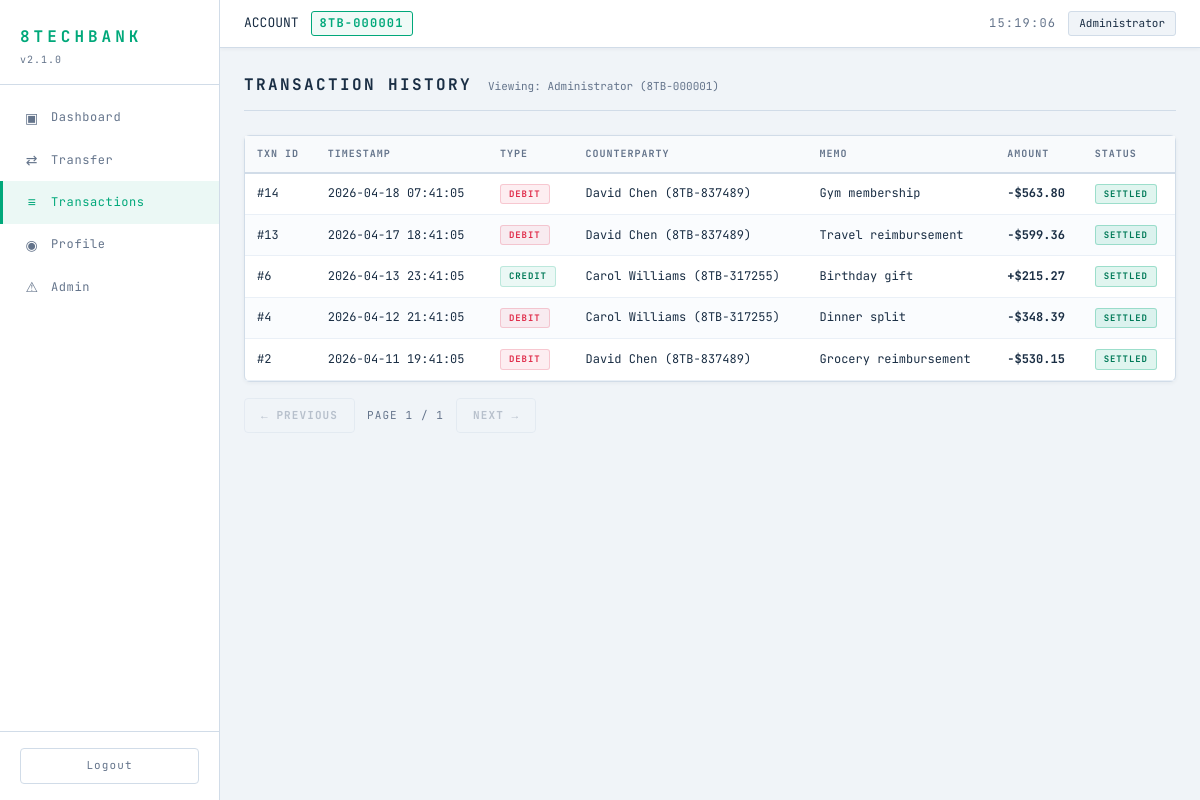
Page /transactions (signed in) on the earlier database version.
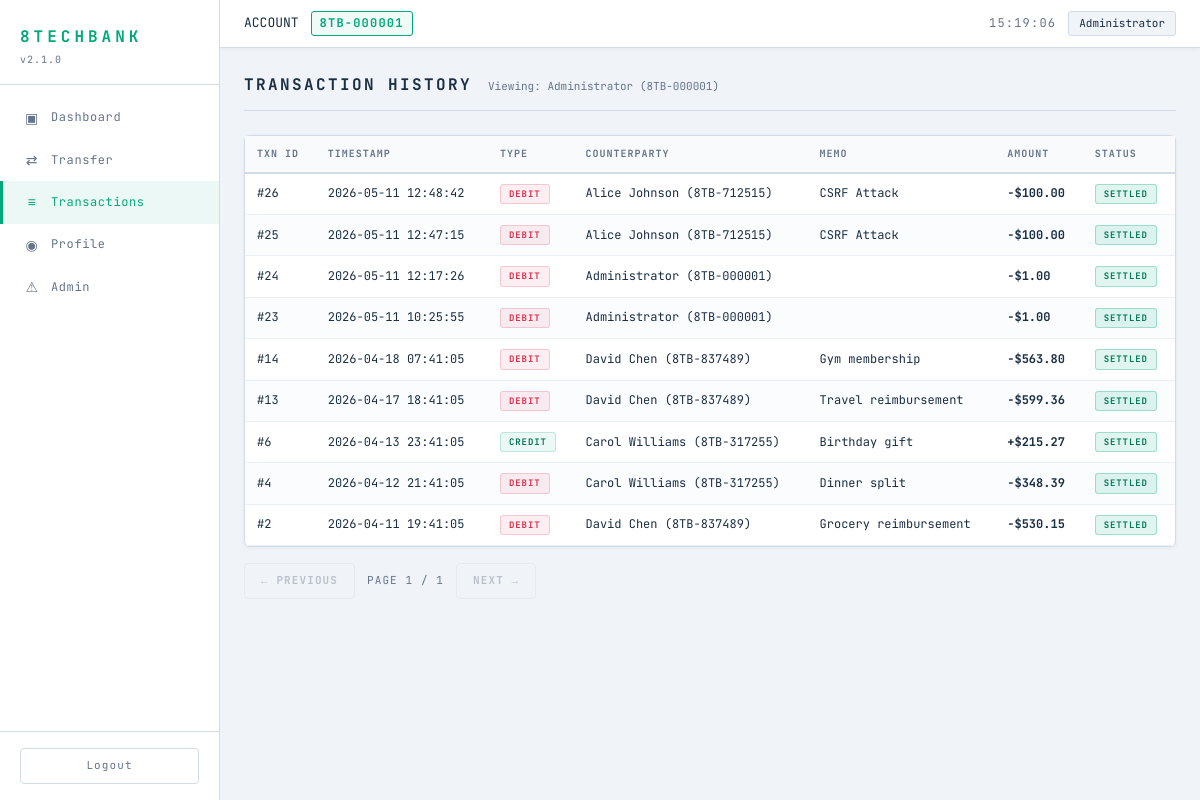
Same page on the later database version.
### tables this page shows
CREATE TABLE users (
    id INTEGER PRIMARY KEY AUTOINCREMENT,
    username TEXT NOT NULL UNIQUE,
    email TEXT NOT NULL UNIQUE,
    password TEXT NOT NULL,
    display_name TEXT NOT NULL,
    account_number TEXT NOT NULL UNIQUE,
    balance REAL NOT NULL DEFAULT 1000.00,
    role TEXT NOT NULL DEFAULT 'user',
    created_at TIMESTAMP DEFAULT CURRENT_TIMESTAMP
);

CREATE TABLE transactions (
    id INTEGER PRIMARY KEY AUTOINCREMENT,
    sender_id INTEGER NOT NULL,
    receiver_id INTEGER NOT NULL,
    amount REAL NOT NULL,
    memo TEXT DEFAULT '',
    timestamp TIMESTAMP DEFAULT CURRENT_TIMESTAMP,
    FOREIGN KEY (sender_id) REFERENCES users(id),
    FOREIGN KEY (receiver_id) REFERENCES users(id)
);

### routes/transactions.py (the view)
@transactions_bp.route('/transactions')
def transactions():
    if 'user_id' not in session:
        return redirect(url_for('auth.login'))
    user_id = request.args.get('user_id', session['user_id'])
    page = int(request.args.get('page', 1))
    offset = (page - 1) * PER_PAGE
    txns = raw_query(
        "SELECT t.*, "
        "s.display_name AS sender_name, s.account_number AS sender_acct, "
        "r.display_name AS receiver_name, r.account_number AS receiver_acct "
        "FROM transactions t "
        "JOIN users s ON t.sender_id = s.id "
        "JOIN users r ON t.receiver_id = r.id "
        "WHERE t.sender_id=" + str(user_id) + " OR t.receiver_id=" + str(user_id) + " "
        "ORDER BY t.timestamp DESC "
        "LIMIT " + str(PER_PAGE) + " OFFSET " + str(offset)
    )
    count_row = raw_query(
        "SELECT COUNT(*) as cnt FROM transactions "
        "WHERE sender_id=" + str(user_id) + " OR receiver_id=" + str(user_id),
        fetchone=True
    )
    total = count_row['cnt'] if count_row else 0
    total_pages = max(1, (total + PER_PAGE - 1) // PER_PAGE)
    viewed_user = raw_query("SELECT * FROM users WHERE id=" + str(user_id), fetchone=True)
    return render_template(
        'transactions.html',
        transactions=txns,
        page=page,
        total_pages=total_pages,
        user_id=user_id,
        viewed_user=viewed_user,
        session_user_id=session['user_id']
    )

### database.py (called while the page is built)
def get_db():
    conn = sqlite3.connect(DATABASE_PATH)
    conn.row_factory = sqlite3.Row
    return conn

def raw_query(sql, fetchone=False):
    conn = get_db()
    try:
        if isinstance(sql, (list, tuple)) and len(sql) == 2:
            sql_text, params = sql
            cur = conn.execute(sql_text, params)
        else:
            cur = conn.execute(sql)
        conn.commit()
        if fetchone:
            return cur.fetchone()
        return cur.fetchall()
    finally:
        conn.close()

### templates/transactions.html (shortened to what this page needs)
{% extends "base.html" %}
{% block content %}
<div class="page-header">
    <h2 class="page-title">TRANSACTION HISTORY</h2>
    <span class="page-subtitle">
        {% if viewed_user %}
            Viewing: {{ viewed_user.display_name }} ({{ viewed_user.account_number }})
        {% endif %}
    </span>
</div>
<div class="card">
    <table class="data-table">
        <thead>
            <tr>
                <th>TXN ID</th>
                <th>TIMESTAMP</th>
                <th>TYPE</th>
                <th>COUNTERPARTY</th>
                <th>MEMO</th>
                <th>AMOUNT</th>
                <th>STATUS</th>
            </tr>
        </thead>
        <tbody>
            {% for txn in transactions %}
            <tr>
                <td class="mono">#{{ txn.id }}</td>
                <td class="muted">{{ txn.timestamp }}</td>
                <td>
                    {% if txn.sender_id == user_id|int %}
                        <span class="badge badge-out">DEBIT</span>
                    {% else %}
                        <span class="badge badge-in">CREDIT</span>
                    {% endif %}
                </td>
                <td>
                    {% if txn.sender_id == user_id|int %}
                        {{ txn.receiver_name }} ({{ txn.receiver_acct }})
                    {% else %}
                        {{ txn.sender_name }} ({{ txn.sender_acct }})
                    {% endif %}
                </td>
                <td class="memo-cell">{{ txn.memo | safe }}</td>
                <td class="{% if txn.sender_id == user_id|int %}amount-out{% else %}amount-in{% endif %}">
                    {% if txn.sender_id == user_id|int %}-{% else %}+{% endif %}${{ "%.2f"|format(txn.amount) }}
                </td>
                <td><span class="badge badge-active">SETTLED</span></td>
            </tr>
            {% else %}
            <tr><td colspan="7" class="muted center">No transactions found.</td></tr>
            {% endfor %}
        </tbody>
    </table>
</div>
<div class="pagination">
    {% if page > 1 %}
    <a href="{{ url_for('transactions.transactions', user_id=user_id, page=page-1) }}" class="btn btn-ghost">← PREVIOUS</a>
    {% else %}
    <span class="btn btn-ghost disabled">← PREVIOUS</span>
    {% endif %}
    <span class="page-indicator">PAGE {{ page }} / {{ total_pages }}</span>
    {% if page < total_pages %}
    <a href="{{ url_for('transactions.transactions', user_id=user_id, page=page+1) }}" class="btn btn-ghost">NEXT →</a>
    {% else %}
    <span class="btn btn-ghost disabled">NEXT →</span>
    {% endif %}
</div>
{% endblock %}

### templates/base.html (shortened to what this page needs)
<!DOCTYPE html>
<html lang="en">
<head>
    <link rel="stylesheet" href="{{ url_for('static', filename='style.css') }}">
</head>
<body>
    <div class="layout">
        <aside class="sidebar">
            <div class="sidebar-header">
                <h1 class="logo">8TECHBANK</h1>
                <div class="version">v2.1.0</div>
            </div>
            <nav class="sidebar-nav">
                <a href="{{ url_for('dashboard.dashboard') }}" class="nav-item {% if request.endpoint == 'dashboard.dashboard' %}active{% endif %}">
                    <span class="nav-icon">▣</span>
                    <span>Dashboard</span>
                </a>
                <a href="{{ url_for('transfer.transfer') }}" class="nav-item {% if request.endpoint == 'transfer.transfer' %}active{% endif %}">
                    <span class="nav-icon">⇄</span>
                    <span>Transfer</span>
                </a>
                <a href="{{ url_for('transactions.transactions') }}" class="nav-item {% if request.endpoint == 'transactions.transactions' %}active{% endif %}">
                    <span class="nav-icon">≡</span>
                    <span>Transactions</span>
                </a>
                <a href="{{ url_for('profile.profile') }}" class="nav-item {% if request.endpoint == 'profile.profile' %}active{% endif %}">
                    <span class="nav-icon">◉</span>
                    <span>Profile</span>
                </a>
                {% if session.get('role') == 'admin' %}
                <a href="{{ url_for('admin.admin') }}" class="nav-item {% if request.endpoint == 'admin.admin' %}active{% endif %}">
                    <span class="nav-icon">⚠</span>
                    <span>Admin</span>
                </a>
                {% endif %}
            </nav>
            <div class="sidebar-footer">
                <a href="{{ url_for('auth.logout') }}" class="logout-btn">Logout</a>
            </div>
        </aside>
        <main class="main-content">
            <header class="topbar">
                <div class="topbar-left">
                    <span class="label">ACCOUNT</span>
                    <span class="account-badge">{{ session.account_number }}</span>
                </div>
                <div class="topbar-right">
                    <div class="clock" id="liveClock">--:--:--</div>
                    <div class="user-pill">{{ session.display_name }}</div>
                </div>
            </header>
            <div class="content">
                {% block content %}{% endblock %}
            </div>
        </main>
    </div>
</body>
</html>

Differences in the rows shown:
added transactions: id "26", timestamp "2026-05-11 12:48:42", shows "DEBIT", receiver_name "Alice Johnson", receiver_acct "8TB-712515", memo "CSRF Attack", amount "100.00"
added transactions: id "25", timestamp "2026-05-11 12:47:15", shows "DEBIT", receiver_name "Alice Johnson", receiver_acct "8TB-712515", memo "CSRF Attack", amount "100.00"
added transactions: id "24", timestamp "2026-05-11 12:17:26", shows "DEBIT", receiver_name "Administrator", receiver_acct "8TB-000001", amount "1.00"
added transactions: id "23", timestamp "2026-05-11 10:25:55", shows "DEBIT", receiver_name "Administrator", receiver_acct "8TB-000001", amount "1.00"
